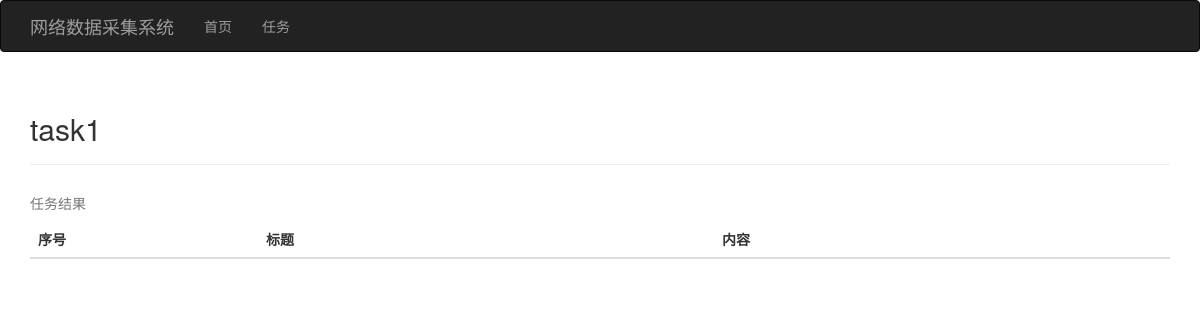
Before: /task/id/1 with the older database file.
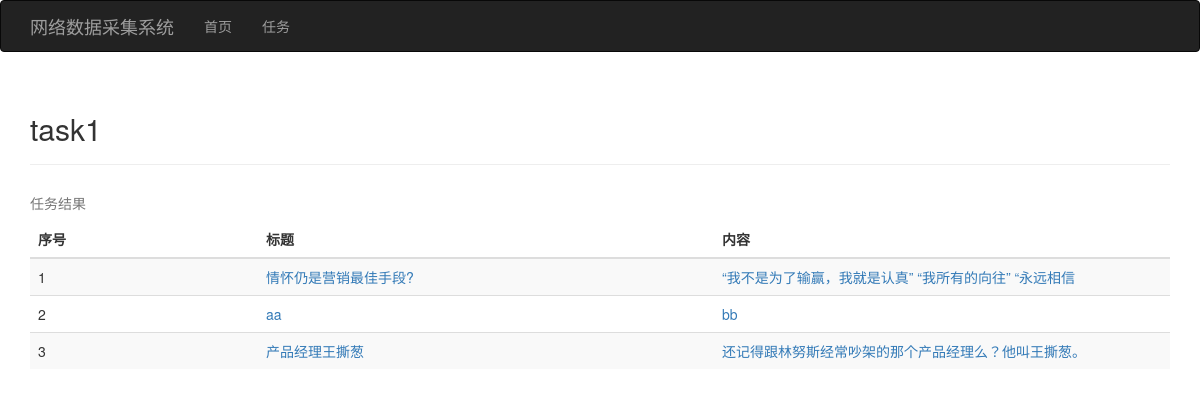
After: the same page with the newer database file.
### app/models.py (models this page shows)
class Task(db.Model):
    __tablename__ = 'tasks'
    id = db.Column(db.Integer, primary_key=True)
    name = db.Column(db.String)
    status = db.Column(db.Integer, default=0, nullable=True)
    headers = db.Column(db.String, nullable=True)
    proxy = db.Column(db.String, nullable=True)
    thread_num = db.Column(db.Integer, default=1)
    delay_ms = db.Column(db.Integer, default=-1)
    urls = db.relationship('Url', backref='task', lazy='dynamic')
    tags = db.relationship('Tag', backref='task', lazy='dynamic')

class Tag(db.Model):
    __tablename__ = 'tags'
    id = db.Column(db.Integer, primary_key=True)
    name = db.Column(db.String)
    rule1 = db.Column(db.String)
    rule2 = db.Column(db.String, nullable=True)
    exclude = db.Column(db.String, nullable=True)
    include = db.Column(db.String, nullable=True)
    type = db.Column(db.Integer, default=0)
    items = db.relationship('Item', backref='tag', lazy='dynamic')
    task_id = db.Column(db.Integer, db.ForeignKey('tasks.id'))

class Item(db.Model):
    __tablename__ = 'items'
    id = db.Column(db.Integer, primary_key=True)
    data = db.Column(db.String, nullable=True)
    url = db.Column(db.String)
    tag_id = db.Column(db.Integer, db.ForeignKey('tags.id'))

### app/task/views.py (the view)
@task.route('/id/<task_id>')
def detail(task_id):
    task = db.session.query(Task).filter(Task.id == task_id).first()
    tags = Tag.query.filter(Tag.task == task).all()
    all_items = Item.query.join(Tag).filter(Tag.task == task).order_by(Item.url).all()
    last_url = ''
    item_dicts_per_url = []
    item_dict = {}
    for item in all_items:
        if last_url != item.url:
            last_url = item.url
            item_dict = {'url': item.url}
            item_dicts_per_url.append(item_dict)
        item_dict[item.tag] = item
    item_lists_per_url = []
    for i in range(len(item_dicts_per_url)):
        item_dict_per_url = item_dicts_per_url[i]
        items_list = [None] * len(tags)
        for j in range(len(tags)):
            items_list[j] = item_dict_per_url.get(tags[j])
        item_lists_per_url.append(items_list)
    return render_template('task/detail.html', task=task, tags=tags, item_lists_per_url=item_lists_per_url,
                           items_count=len(item_lists_per_url))

### app/templates/task/detail.html
{% extends "base.html" %}
{% block page_content %}
    <div class="page-header">
        <h2>{{ task.name }}</h2>
    </div>
    <table class="table table-striped">
        <caption>任务结果</caption>
        <thead>
        <tr>
            <th class="col-sm-1">序号</th>
            {% for tag in tags %}
                <th class="col-sm-2">{{ tag.name }}</th>
            {% endfor %}
        </tr>
        </thead>
        <tbody>
        {% for i in range(items_count) %}
            <tr>
                <td>{{ i + 1 }}</td>
                {% for item in item_lists_per_url[i] %}
                    <td>
                        <a href="{{ url_for('task.item_detail', task_id=task.id, item_id=item.id) }}">{{ item.data[:100] }}</a>
                    </td>
                {% endfor %}
            </tr>
        {% endfor %}
        </tbody>
    </table>
{% endblock %}

### app/templates/base.html (shortened to what this page needs)
{% extends "bootstrap/base.html" %}
{% block head %}
    {{ super() }}
{% endblock %}
{% block navbar %}
    <div class="navbar navbar-inverse" role="navigation">
        <div class="container">
            <div class="navbar-header">
                <a class="navbar-brand" href="/">网络数据采集系统</a>
            </div>
            <div class="navbar-collapse collapse">
                <ul class="nav navbar-nav">
                    <li><a href="/">首页</a></li>
                </ul>
                <ul class="nav navbar-nav">
                    <li><a href="{{ url_for("task.index") }}">任务</a></li>
                </ul>
            </div>
        </div>
    </div>
{% endblock %}
{% block content %}
    <div class="container">
        {% block page_content %}{% endblock %}
    </div>
{% endblock %}

Changed rows visible on the page:
added Item: data "情怀仍是营销最佳手段?", shown under "1"
added Item: data "“我不是为了输赢，我就是认真” “我所有的向往” “永远相信", shown under "1"
added Item: data "aa", shown under "2"
added Item: data "bb", shown under "2"
added Item: data "产品经理王撕葱", shown under "3"
added Item: data "还记得跟林努斯经常吵架的那个产品经理么？他叫王撕葱。", shown under "3"
Other visible differences:
new list line: "1"
new list line: "2"
new list line: "3"
